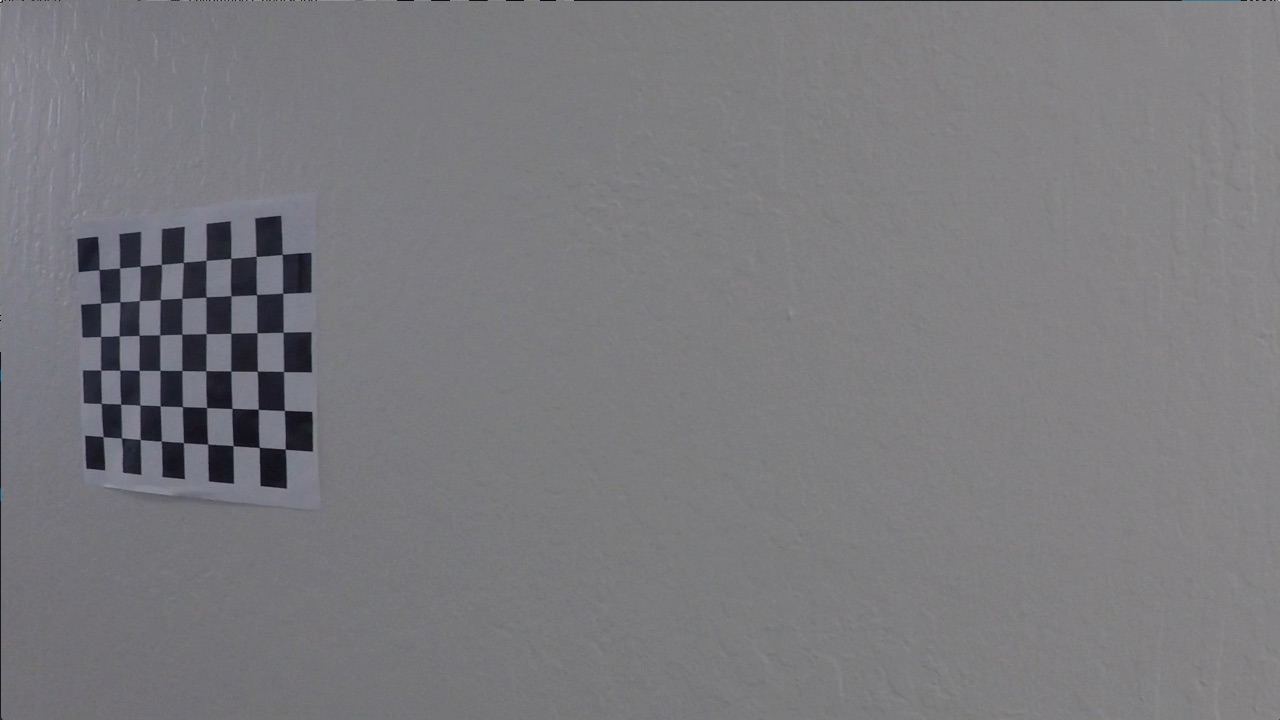
#> input picture udacity-program_self_driving_car_engineer/p02-lane_detection_advanced/project/camera_cal/calibration11.jpg, 1280 x 720 px; its folder holds 3 pictures in this run
$ python full_pipeline.py   (older library calls are emulated)
#> lines starting #> are read from the running program, lines starting #| are printed output that depends on the picture
"""
# !/usr/bin/env python
# -*- coding: utf-8 -*-
@Time        : 2022/2/24 20:12
@Author      : shengdl999links@gmail.com
@ProjectName : udacity-program_self_driving_car_engineer
@File        : full_pipeline.py
"""

import numpy as np
import cv2
import os
import matplotlib.image as mpimg
import matplotlib.pyplot as plt
import glob
from moviepy.editor import VideoFileClip

# Load in the chessboard calibration images to a list
cal_image_loc = glob.glob('camera_cal/calibration*.jpg')

# Prepare object points, like (0,0,0), (1,0,0), (2,0,0) ....,(6,5,0)
objp = np.zeros((6 * 9, 3), np.float32)
objp[:, :2] = np.mgrid[0:9, 0:6].T.reshape(-1, 2)

# Arrays for later storing object points and image points
obj_points = []  # 3d points in real world space
img_points = []  # 2d points in image plane.

# Make a list of calibration images
calibration_images = []
for im in cal_image_loc:
    img = mpimg.imread(im)
#> img is the input picture: shape (720, 1280, 3); mean R, G, B 122.2, 121.7, 125.2
    calibration_images.append(img)

verbose = False

# Iterate through images for their points
for image in calibration_images:
    gray = cv2.cvtColor(image, cv2.COLOR_BGR2GRAY)

    # Find the chessboard corners
    pattern_found, corners = cv2.findChessboardCorners(gray, (9, 6), None)
    if pattern_found is True:
        obj_points.append(objp)
        img_points.append(corners)
        if verbose:
            # Draw and display the corners
            img = cv2.drawChessboardCorners(image, (9, 6), corners, pattern_found)
            cv2.imshow('img', img)
            cv2.waitKey(500)
#> this loop made 3 passes
#> pass 2, `gray = cv2.cvtColor(image, cv2.COLOR_BGR2GRAY)`:
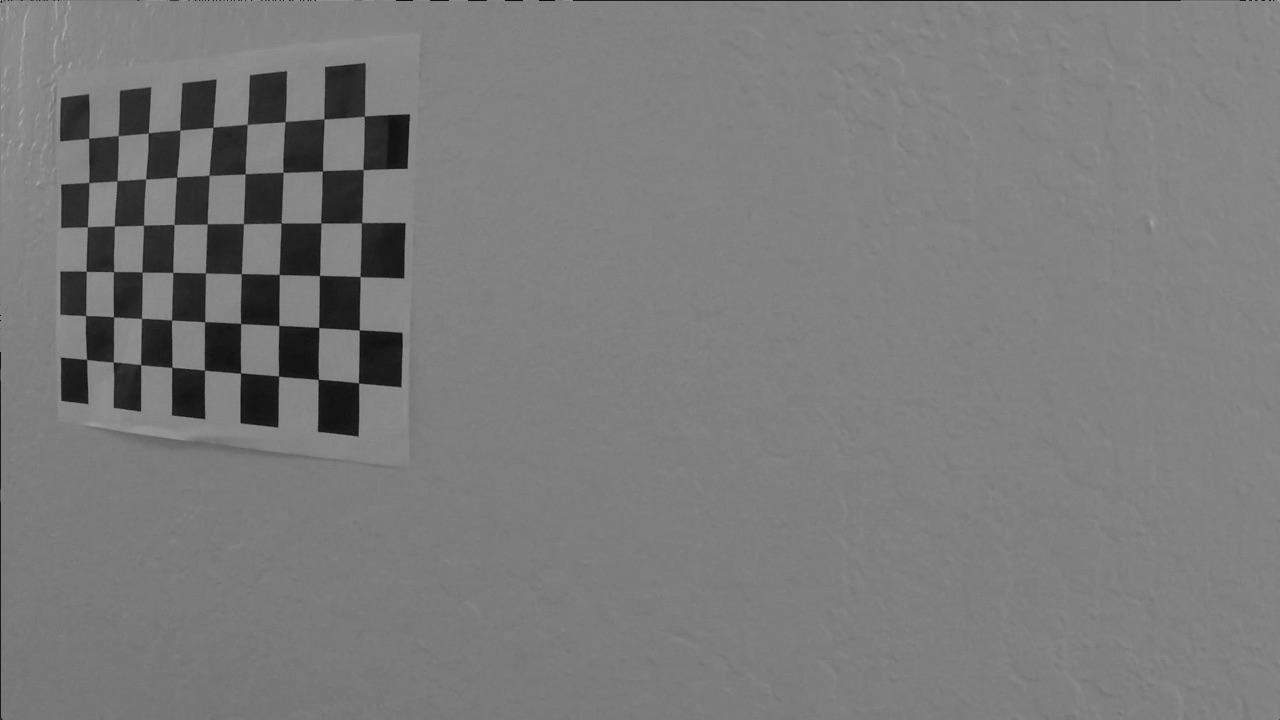
#> gray: shape (720, 1280); min 1, max 189, mean 122.5
#> pass 3, `gray = cv2.cvtColor(image, cv2.COLOR_BGR2GRAY)`:
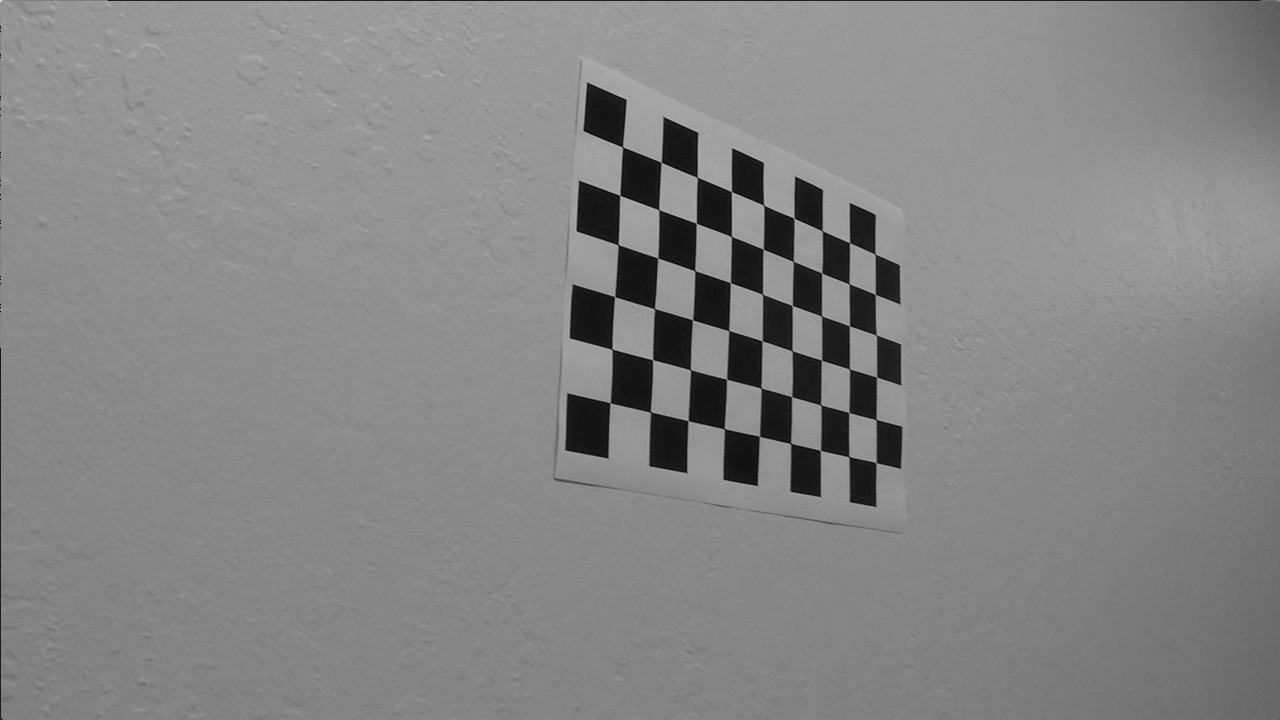
#> gray: shape (720, 1280); min 1, max 216, mean 133.2
#> after the loop, img_points = 3 items; obj_points = 3 items

if verbose:
    cv2.destroyAllWindows()

# Returns camera calibration
ret, mtx, dist, rvecs, tvecs = cv2.calibrateCamera(obj_points, img_points, gray.shape[::-1], None, None)
#> ret = 0.689; mtx = [[1168.7, 0, 633.7], [0, 1215.7, 338.3], [0, 0, 1]]; dist = [[-0.0977, -2.15, -0.00702, -0.0386, 4.01]]; rvecs = ([-0.0193, 0.472, -0.0137], [0.0311, 0.399, 0.0357], [-0.245, -0.676, 0.142]); tvecs = ([-16.35, -2, 34.79], [-12.54, -4.48, 25.91], [-0.197, -3.66, 23.17])


class Left_Line():
    """
    the left line
    """
    def __init__(self):
        # was the line detected in the last iteration?
        self.detected = False
        # recent polynomial coefficients
        self.recent_fit = []
        # polynomial coefficients averaged over the last n iterations
        self.best_fit = None
        # polynomial coefficients for the most recent fit
        self.current_fit = [np.array([False])]
        # difference in fit coefficients between last and new fits
        self.diffs = np.array([0, 0, 0], dtype='float')
        # x values for detected line pixels
        self.allx = None
        # y values for detected line pixels
        self.ally = None
        # counter to reset after 5 iterations if issues arise
        self.counter = 0


class Right_Line():
    """
    the right line
    """
    def __init__(self):
        # was the line detected in the last iteration?
        self.detected = False
        # recent polynomial coefficients
        self.recent_fit = []
        # polynomial coefficients averaged over the last n iterations
        self.best_fit = None
        # polynomial coefficients for the most recent fit
        self.current_fit = [np.array([False])]
        # difference in fit coefficients between last and new fits
        self.diffs = np.array([0, 0, 0], dtype='float')
        # x values for detected line pixels
        self.allx = None
        # y values for detected line pixels
        self.ally = None
        # counter to reset after 5 iterations if issues arise
        self.counter = 0


# [394 lines left out: functions pipeline, birds_eye, count_check, first_lines, second_ord_poly, draw_lines and 1 more, not called in this run]


# Set the class lines equal to the variables used above
left_line = Left_Line()
right_line = Right_Line()


# Convert to video
# vid_output is where the image will be saved to
vid_output = 'project_video_detected.mp4'

# The file referenced in clip1 is the original video before anything has been done to it
# clip1 = VideoFileClip("project_video.mp4")

# NOTE: this function expects color images
# vid_clip = clip1.fl_image(process_image)
# vid_clip.write_videofile(vid_output, audio=False)

test_img_dir = 'test_images'
#> (the run stopped early here; a loop or call above may not have finished)
